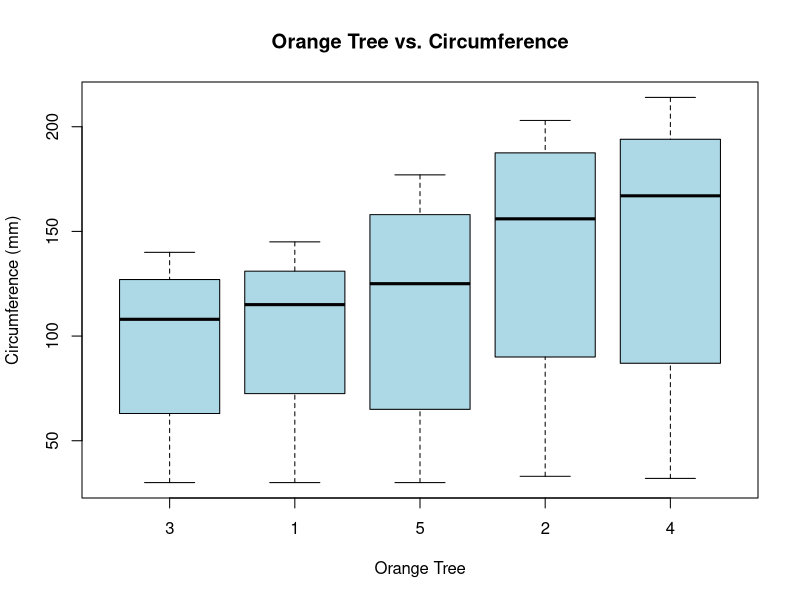
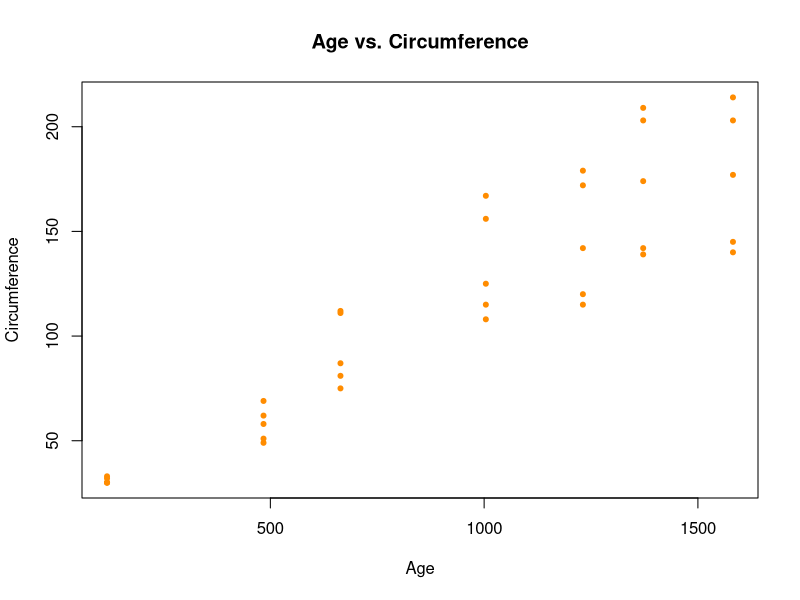

Recreate these plots in R, in order. (Note: this script raises an error after producing the figures.)
# 1. Write the line of code that gives you R help on
# the Orange data frame.
?Orange

# 2. Write the line of code that displays the first 6
# rows of data in the Orange data frame.
head(Orange)

# 3. Write the line of code that uses the plot function
# with the Orange data frame to generate the box plot
# illustrated below.
plot(Orange$Tree,
    Orange$circumference,
    col = "lightblue",
    main = "Orange Tree vs. Circumference",
    xlab = "Orange Tree",
    ylab = "Circumference (mm)")

# 4. Write the line of code that uses the plot function
# with the Orange data frame to generate the scatter plot
# illustrated below.
plot(Orange$age,
    Orange$circumference,
    col = "darkorange",
     pch = 20,
     main = "Age vs. Circumference",
     xlab = "Age",
     ylab = "Circumference")

# 5. Write the line of code that changes the default graphic
# parameters so that plots are grouped in 5 rows and 1 column.
par(mfrow = c(5,1))

# 6. Write the lines of code that use the hist function with
# the Orange data frame to generate the histograms
# illustrated below.
hist(Orange$circumference[Orange$Tree == 1],
    breaks = 5,
    main = "Circumference for Tree 1",
    xlab = "",
    col="darkred")
hist(Orange$circumference[Orange$Tree == 2],
    breaks = 5,
    main = "Circumference for Tree 2",
    xlab = "",
    col="lightblue")
hist(Orange$circumference[Orange$Tree == 3],
    breaks = 5,
    main = "Circumference for Tree 3",
    xlab = "",
    col="darkorange")
hist(Orange$circumference[Orange$Tree == 4],
    breaks = 5,
    main = "Circumference for Tree 4",
    xlab = "",
    col="lightgreen")
hist(Orange$circumference[Orange$Tree == 5],
    breaks = 5,
    main = "Circumference for Tree 5",
    xlab = "",
    col="yellow")

# 7. Write the line of code that restores the default
# graphic parameters so that plots are no longer grouped
# in 3 rows and 1 column.
par(mfrow = c(1,1))

# 8. Write the line of code that uses the summary function
# with the Orange data frame to generate the following
# statistical information of the circumference variable for
# orange tree 1.
summary(Orange$circumference[Orange$Tree == 1])

# 9. Write the lines of code that load and attach the 
# psych package.
require(psych)

# 10. Write the line of code that uses the describe function
# with the Orange data frame to generate the following
# statistical information of the circumference variable for
# orange tree 1.
describe(Orange$circumference[Orange$Tree == 1])

# 11. Write the lines of code that detach and unload the pacman
# psych package.
detach(
    package:psych,
    unload = TRUE
)